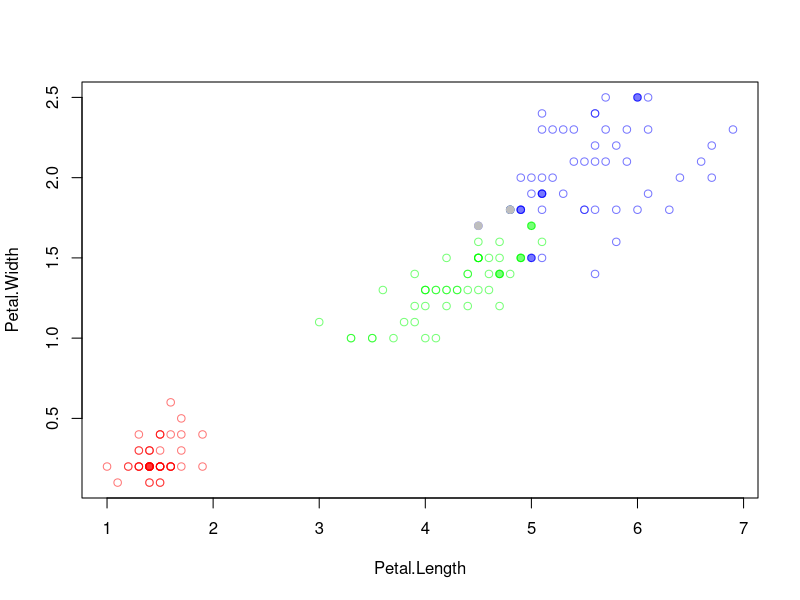

This figure's R source:
norm <- (function(x) if(!is.factor(x))(x-min(x))/(max(x)-min(x)) else x)
dst1 <- (function(a,b) dist(rbind(a, b))) # euclidian 
dst2 <- (function(a,b) sum((a-b)^2)) # euclidian squared
ker1 <- (function(r) max(0.75*(1-r*r),0)) # epanechnikov
ker2 <- (function(r) max(0,9375*(1-r*r),0)) # quartic
ker3 <- (function(r) max(1-abs(r),0)) # triangle
ker4 <- (function(r) ((2*pi)^(-0.5))*exp(-0.5*r*r)) # gaussian
ker5 <- (function(r) ifelse(abs(r)<=1, 0.5, 0)) # uniform
sortByDist <- function(set, x, n, m, dist){
  distances <- data.frame(set[,m+1])
  for(i in 1:n)
    distances[i, 2] <- dist(set[i, 1:m], x)
  return(distances[order(distances[, 2]), ])
}
# nearest neighbor classifers main params:
# trainSet - data frame with rows representing training objects
# each column represents some numerical feature, last column is label factor
# u - object to classify
# returns c(label, margin)
kNNClassifier <- function(trainSet, u, metric = dst1, k){
  rowsNum <- dim(trainSet)[1]; varsNum <- dim(trainSet)[2]-1
  labels = levels(trainSet[rowsNum, varsNum+1])
  orderedDist <- sortByDist(trainSet, u, rowsNum, varsNum, metric)
  kNNeighbors <- orderedDist[1:k,1]
  lst <- orderedDist[k,2]
  countTable <- table(kNNeighbors)
  maxLabelIdx = which.max(countTable)
  return(c(labels[maxLabelIdx], abs(max(countTable)-max(countTable[-maxLabelIdx]))))
}
kWNNClassifier <- function(trainSet, u, metric = dst1, k, q){
  rowsNum <- dim(trainSet)[1]; varsNum <- dim(trainSet)[2]-1
  labels = levels(trainSet[rowsNum, varsNum+1])
  orderedDist <- sortByDist(trainSet, u, rowsNum, varsNum, metric)
  labelCount = numeric(length(labels))
  for(i in 1:k){
    labelCount[orderedDist[i,1]] = labelCount[orderedDist[i,1]] + q**(i-1)
  }
  maxLabelIdx = which.max(labelCount)
  return(c(labels[maxLabelIdx], abs(max(labelCount)-max(labelCount[-maxLabelIdx]))))
}
parzenClassifier <- function(trainSet, u, metric = dst1, h=0, k=NA, ker = ker1){
  rowsNum <- dim(trainSet)[1]; varsNum <- dim(trainSet)[2]-1
  labels = levels(trainSet[rowsNum, varsNum+1])
  orderedDist <- sortByDist(trainSet, u, rowsNum, varsNum, metric)
  if(!is.na(k)){
    while(h==0){
      h = orderedDist[k+1, 2]
      k=k+1
    }
  } 
  labelCount = numeric(length(labels))
  for(i in 1:rowsNum){
    labelCount[orderedDist[i,1]] = labelCount[orderedDist[i,1]] + ker(orderedDist[i, 2]/h)
  }
  maxLabelIdx = which.max(labelCount)
  return(c(labels[maxLabelIdx], abs(max(labelCount)-max(labelCount[-maxLabelIdx]))))
}
potentialClassifier <- function(trainSet, u, hyParams, metric = dst1, ker = ker1){
  rowsNum <- dim(trainSet)[1]; varsNum <- dim(trainSet)[2]-1
  labels = levels(trainSet[rowsNum, varsNum+1])
  orderedDist <- sortByDist(trainSet, u, rowsNum, varsNum, metric)

  labelCount = numeric(length(labels))
  for(i in 1:rowsNum){
    j = as.numeric(row.names(orderedDist[i,]))
    labelCount[orderedDist[i,1]] = labelCount[orderedDist[i,1]] + hyParams[j,2]*ker(orderedDist[i, 2]/hyParams[j,1])
  }
  maxLabelIdx = which.max(labelCount)
  return(c(labels[maxLabelIdx], abs(max(labelCount)-max(labelCount[-maxLabelIdx]))))
}

potentialParamsFinder <- function(dataSet){
  n = dim(dataSet)[1]; m = dim(dataSet)[2]-1
  params = cbind(rep(1,n), rep(0,n))
  for(i in 1:n){
    repeat{
      res = potentialClassifier(dataSet, dataSet[i, 1:m], params)[1]
      if(res == dataSet[i,m+1]) break
      params[i,2] = params[i,2] + 1
    }
  }
  return(params)
}
LOO <- function(classifier, classifierArgs, dataSet, paramName, paramRange){
  rows <- dim(dataSet)[1]
  cols <- dim(dataSet)[2]-1
  risks <- vector('numeric', length(paramRange))
  minErr <- rows
  bestParam = 0; j=1; paramIdx = 1
  for(param in paramRange){
    err = 0
    for(i in 1:rows){
      currentArgs = c(list(dataSet[-i, ], dataSet[i, 1:cols]),classifierArgs)
      currentArgs[paramName] = param
      class <- do.call(classifier, currentArgs)[1]
      if(class != dataSet[i,cols+1])
        err <- err+1
    }
    if(err < minErr){
      minErr = err
      bestParam = param
      paramIdx = j
    }
    risks[j] = err/rows
    j = j+1
    message(paste("current ", paramName, " = ", sep=''), param, " out of ", paramRange[length(paramRange)])
  }
  message(paste("best ", paramName, ": ", sep=''), bestParam)
  message("errors made: ", minErr)
  message("empirical risk: ", minErr/rows)
  plot(paramRange, risks, xlab=paramName, ylab='LOO', col='red', type='l')
  points(bestParam, risks[paramIdx], bg='red', col='red', pch=21)
  text(bestParam, risks[paramIdx], paste(paramName,"=",bestParam), pos=3)
  return(bestParam)
}
STOLP <- function(set, threshold, classifier, argsList){
  plot(iris[,3:4], bg=colors2[iris$Species], col=colors2[iris$Species])
  rowsNum <- dim(set)[1]
  varsNum <- dim(set)[2]-1
  toDelete = numeric()
  for(i in 1:rowsNum){
    currentArgs = c(list(set, set[i, 1:varsNum]),argsList)
    res = do.call(classifier,currentArgs)
    if(res[1] != set[i, varsNum+1]){
      toDelete <- c(toDelete, i)
    }
  }
  points(set[toDelete,], pch=21, bg='grey', col='grey') # debug
  set = set[-toDelete, ]; rowsNum = rowsNum - length(toDelete)
  labels = levels(set[rowsNum,varsNum+1])
  maxRes = rep(0, length(labels)); names(maxRes)<-labels
  maxLabel = rep(0, length(labels)); names(maxLabel)<-labels
  for(i in 1:rowsNum){
    currentArgs = c(list(set, set[i, 1:varsNum]),argsList)
    res = do.call(classifier,currentArgs)
    if(res[2] > maxRes[res[1]]){
      maxRes[res[1]] = res[2]
      maxLabel[res[1]] = i
    }
  }
  regular = set[maxLabel, ]
  points(regular, pch=21, bg=colors2[regular$Species], col=colors2[regular$Species])
  repeat{
    errCount = 0L; toAdd = 0L; maxAbsMargin = -1
    for(i in 1:rowsNum){
      currentArgs = c(list(regular, set[i, 1:varsNum]),argsList)
      res = do.call(classifier,currentArgs)
      if(res[1] != set[i, varsNum+1]){
        errCount = errCount + 1
        if(as.double(res[2]) > maxAbsMargin)
          toAdd <- i
          maxAbsMargin <- as.double(res[2])
      }
    }
    if(errCount <= threshold)
      return(regular)
    newRegular = set[toAdd,]
    regular = rbind(regular,newRegular)
    points(newRegular, pch=21, bg=colors2[newRegular$Species], col=colors2[newRegular$Species])
  }
}
mapIris <- function(classifier, argsList){
  plot(iris[,3:4], pch=21, bg=colors1[iris$Species], col=colors1[iris$Species])
  xSteps = seq(1,7,0.1) # seq(0,1,0.02) if normalized
  ySteps = seq(0.1,2.5,0.1)
  for(x in xSteps)
    for(y in ySteps){
      currentArgs = c(list(u=c(x,y)), argsList)
      lbl = do.call(classifier, currentArgs)
      points(x, y, bg=colors2[lbl], col=colors2[lbl])
    }
}

colors1 <- c("setosa"="#FF000044", "versicolor"="#00FF0044", "virginica"="#0000FF44")
colors2 <- c("setosa" = "#FF000088", "versicolor" = "#00FF0088", "virginica" = "#0000FF88")
#as.data.frame(lapply(iris[,3:5], norm))
#LOO(kWNNClassifier, list(k=6), iris[,3:5], "q", seq(0.6,0.9,0.05))
etalons = STOLP(iris[,3:5], 1, kWNNClassifier, list(k=6,q=0.6))
#mapIris(parzenClassifier, list(ker=ker5, k=1, trainSet=iris[,3:5]))




